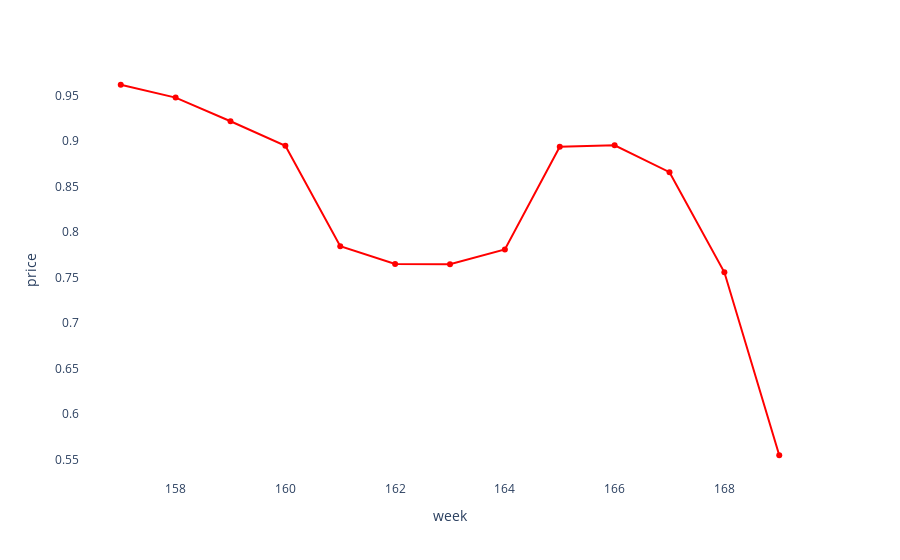

Notebook code cell kept with this figure:
### Code cell
fig = px.line(df1, x=df1.index, y='price', markers=True)
fig.update_layout(plot_bgcolor= "white", xaxis_title= "week")
fig.update_traces(line_color= "red")
fig.show()

### Figure 1 — Plotly figure (JSON) as saved in the notebook; plotly's stock layout.template omitted (floating-point values rounded to 4 significant figures)
{"data": [{"hovertemplate": "index=%{x}<br>price=%{y}<extra></extra>", "legendgroup": "", "line": {"color": "red", "dash": "solid"}, "marker": {"symbol": "circle"}, "mode": "lines+markers", "name": "", "orientation": "h", "showlegend": false, "type": "scatter", "x": [157, 158, 159, 160, 161, 162, 163, 164, 165, 166, 167, 168, 169], "xaxis": "x", "y": [0.9621, 0.948, 0.9219, 0.8949, 0.7846, 0.7649, 0.7647, 0.781, 0.8938, 0.8955, 0.866, 0.7559, 0.5546], "yaxis": "y"}], "layout": {"legend": {"tracegroupgap": 0}, "margin": {"t": 60}, "plot_bgcolor": "white", "xaxis": {"anchor": "y", "domain": [0, 1], "title": {"text": "week"}}, "yaxis": {"anchor": "x", "domain": [0, 1], "title": {"text": "price"}}}}
